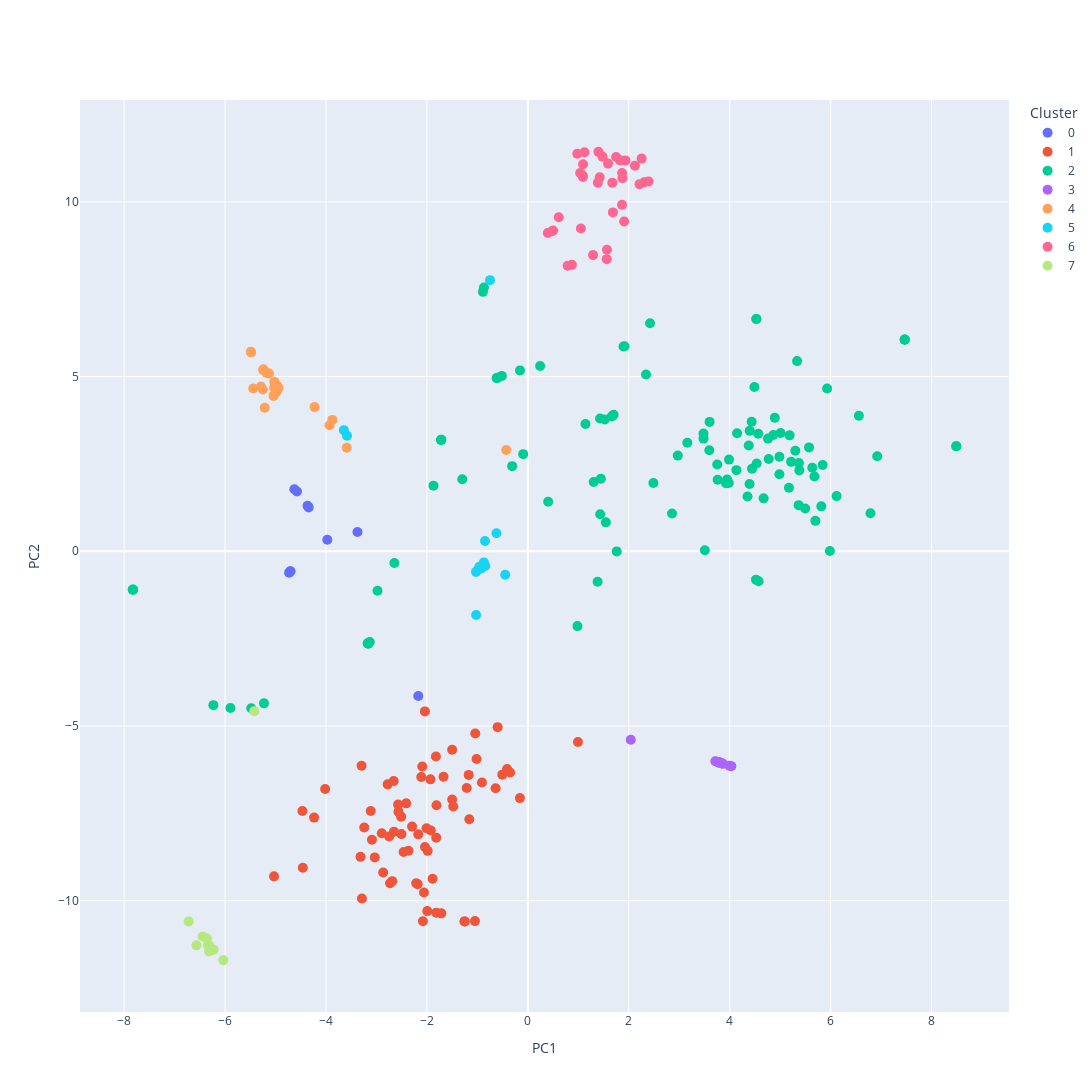

Source (notebook cell):
### Code cell
color_map = {i:px.colors.qualitative.Plotly[i] for i in range(10)}
lang = tsne_df_es['cluster'].map(color_map)

fig = go.Figure()

for cluster_value, cluster_color in color_map.items():
    cluster_data = tsne_df_es[tsne_df_es['cluster'] == cluster_value]
    fig.add_trace(go.Scatter(
        x=cluster_data['PC1'],
        y=cluster_data['PC2'],
        mode='markers',
        marker=dict(color=cluster_color, size=10),
        text=cluster_data['translation'],
        name=cluster_value,
    ))

fig.update_layout(
    autosize=False,
    width=1500,
    height=1500,
    legend=dict(title='Cluster'),
    xaxis_title='PC1',
    yaxis_title='PC2',
    hoverlabel=dict(font=dict(size=36))
)

fig.show()

### Figure 1 — Plotly figure (JSON) as saved in the notebook; plotly's stock layout.template omitted (floating-point values rounded to 4 significant figures)
{"data": [{"marker": {"color": "#636EFA", "size": 10}, "mode": "markers", "name": "0", "text": ["@bbsitaj we'll see on December<br>18 😉", "@hichemourad13 will it be that<br>this individual is still<br>thought the same?  Ecuador is<br>great 🇪🇨😉😉", "@charlywolfph naaaaa, it is<br>just an opinion that follows<br>from logic and common sense...<br>I am not interested in being a<br>DT although I thank you very<br>much... \"machine\" 👍🏼😏", "Hey man ,why did they<br>disqualify Ecuador? Were they<br>afraid, cowards? Perfectly,<br>you already know the truth 😉", "@qp11_00 Incredible video👍", "$$$$$$$$$$$$$$$$$$👎👎,<br>disaster, scammers!!!<br>$$$$$$$$$$", "@cruzfrancesco3  I happy<br>sembre strong Argentine<br>strength 🇦🇷😉👍🏻", "@ trick_pro_league 👍🏻", "@ amberpeeters97and Spain<br>doesn't even know how to play<br>😀", "I don't like this guy he's<br>very dismissive!!! 👎"], "type": "scatter", "x": [-4.714, -4.701, -3.376, -4.731, -4.575, -4.365, -3.974, -4.627, -2.171, -4.343], "y": [-0.5813, -0.5713, 0.5532, -0.6151, 1.712, 1.3, 0.3315, 1.776, -4.143, 1.256]}, {"marker": {"color": "#EF553B", "size": 10}, "mode": "markers", "name": "1", "text": ["How seductive the one in the<br>second photo 😂😂", "@magggitomcruz we are already<br>in the cup, it is called USA<br>🇺🇸 lmao p3nd3j0 😂😂", "That is, one cap penalty, the<br>other scores a goal and this<br>is the best of the game.<br>Yesterday Ferran scored 2<br>goals and made great plays and<br>the best was Gavi. 😂😂", "@daje_mitico 😂😂", "@lauhernandezchavez La<br>Payasada They found it<br>expensive 😂", "Poor guy 😂", "Ecuador made them dance,<br>humiliated them and supposedly<br>this was the best player 😂<br>after they cancel  a<br>legitimate goal, they also get<br>their hands on the best player<br>when everyone perfectly<br>realized that Ecuador<br>surpassed them, that they are<br>shameless", "Ronaldo", "A cockroach with a baygon<br>moves more😂", "@jomiguelrivera the goal of<br>the century we did it to<br>Italy😂", "What a good deal for our<br>selection 😂", "Shit", "@bertonrayhs_😂😂😂it's in<br>you🇦🇷🇦🇷", "Those from Saudi Arabia who<br>want to die were happy because<br>they won the first game, 😂😂😂<br>come on Argentina 🇦🇷🇦🇷", "@chucuzilla Vargentina's<br>greatest conquest against<br>Brazil ? 😂👌🏼 Pelé is greater<br>than the Vargentina 😂", "We re-sit it to the Polish😂", "@yer_gamboa leaving is leaving<br>haha ask Uruguay haha you<br>think they care to leave with<br>their faces held high haha<br>they left crying wanting to<br>hit the referees... Just like<br>everyone's aspirations haha<br>and if Japan is world champion<br>they will say the Ticos who<br>beat them😂😂😂", "11 goals were eaten, ⚽🥅 the<br>most scored in the World Cup<br>😂😂😂😂", "@el_pishuelo Uruguay does not<br>exist on the map which is<br>Uruguay?😂😂", "@lucaasperee Texas is worth to<br>us pura vrga We are one of the<br>countries with the most<br>territory in the world But<br>English is spoken in the<br>Falklands 😂😂😂😂", "@diegoo_menendezz there was no<br>error in the VAR, DO not CRY<br>TELL US😂😂😂😂", "@_ab_do_r.c.a Morocco out of<br>FIFA on day 6😂😂😂", "Hahahaha no desire to search<br>the search engine 😂", "The team that won x that<br>Portugal let itself be won did<br>the same in Spain😂", "golazo chihuahua dog😂😂 face<br>that iso haha", "@matt.changa plus penalty gave<br>uruWHY and the clowns leaving<br>the stadium hitting the<br>monitor of the VAR.<br>ELIMINATED😂😂😂😂😂", "@salvalopz4 look at the stars<br>that each shield has and then<br>tell me who is the child of<br>who 😂", "@_arabicqueen_ dream😂😂", "@eugenio_9892 😂😂😂Argentino ?<br>now I know why you are like<br>this but I don't speak badly<br>to people like you do I just<br>wish you good luck for the<br>rest", "@j_fonse10 😂😂😂yo también ati", "@abdan507___ 😂😂😂😂😂😂😂😂😂 lie!!!<br>But repeat it until you<br>believe it 😂😂😂", "@miguelz_cunha hahaha read<br>well before answering hahaha<br>before I want you to pass the<br>dances 😂😂 to see the package<br>dance 🕺🏻🇧🇷", "@vlz.matthew_ you're too young<br>next to Uruguay or the World<br>Cup qualifiers 😂", "And he's only 21 😢 I was at a<br>McDonald's when I was 21 😂", "@romanruizdiazok Argentines<br>are so excited😂", "@sofiaramosfleury now say it<br>without crying. IT WASN 'T<br>CRIMINAL😂😂😂😂😂😂", "@Abderazak_ot ok, the fact is<br>that the defeat was deserved,<br>but you are not joking, I<br>repeat that Morocco has<br>neither trophies nor history 😂", "@anthony_pv05 If you guys had<br>played England, it would be<br>50-0😂", "@_monniiiiiiiiii_ There is a<br>Moroccan proverb that says,<br>“Crying after the dead is a<br>loss.”😂", "@stuffbarbdoes lol zero 😂😂😂😂", "@diego_mendivels0 the only<br>Latino who did not speak<br>Spanish. That's why they're<br>not going to win the World Cup<br>😂🫣😅", "@vinicius_conrado12 bye bye<br>brazil😂😂😂😂😂😂😂😂😂😅", "@luizhenrique_147  that passed<br>Brazil eliminated 😂", "Croatia", "@lorran.fon 😢😢😢😢😢Sorry you<br>lost the game 😂😂😂😂😂😂😂😂", "They mufaron 😂", "@emiliojose_v save this<br>comment. Piece of so re te.<br>Seriously, your parents must<br>be brothers, but difficult to<br>be so Bob0😂", "That it wasn't that he was<br>going to win ?? Crying<br>Cristaldo😹😹", "@acdc.jpedro 😂😂😂😂😂", "@dansabras Brazil tell me what<br>it feels like to have your dad<br>at home 😂 🇦🇷🇦🇷🇦🇷", "@life_is_sedd how's that for<br>you? 😂", "I hope you support your own<br>worldcup 😂", "that they pass the mess in<br>Qatar 😂", "Peppy", "Ronaldo is always a genius!!<br>Ronaldo😂 is Argentine, he<br>belongs to everyone!!!", "@sofi_more.mv it's not my<br>country I'm Chilean, that's<br>because I want Argentina to<br>lose 😂", "@r_cotic27 Your Croatia<br>lifting surra 😂", "Go there 😂", "Hahahaha see you in 4 years<br>!!! 😂", "I didn't work I failed the<br>penalty thanks 😂😂", "@b.local 😂😂😂👏", "What happened is that the<br>phenomenon of now no longer<br>plays like before the cago😂😂😂😂", "@ swapichiMake me this one and<br>I'll believe you. 😂", "@ivanalvaradoq good thing that<br>with football he eats all of<br>Argentina, ah no, he doesn't 😂<br>pd: I'm not Spanish 😘", "Hahahaha and they were left<br>outsideaa😂😂", "First... he doesn't do so<br>well, second...Brasiiiiiilllll<br>😂😂😂🇦🇷🇦🇷🇦🇷🇦🇷🇦🇷", "Argentina vs all French<br>colonies and associates 😂", "How not to remember Zidane's<br>headbutt!!! 😂😂😂😂"], "type": "scatter", "x": [-2.651, -1.5, -0.5061, -1.253, -2.461, -2.184, -0.351, -2.079, -1.922, -2.511, -2.748, -1.714, -4.236, -1.016, -1.042, -2.505, -0.4113, -3.294, -2.092, -1.172, -2.565, -2.41, -2.171, -1.67, -1.16, -1.211, -1.499, -1.814, -0.157, -2.73, -3.089, -0.5986, -1.93, -5.03, -3.242, -3.113, -0.6388, -2.571, -1.477, -1.887, -2.04, -3.287, -2.038, -1.992, -4.459, -2.212, -0.909, -4.016, -1.253, -2.778, -2.866, -2.294, -1.815, -2.058, -1.822, -2.112, -2.365, -2.687, -3.315, -2.894, -1.048, -1.81, -3.033, 0.9931, -1.985, -4.467, -2.658, -2.007], "y": [-8.024, -5.681, -6.393, -10.59, -8.607, -9.527, -6.334, -10.59, -7.991, -7.595, -8.164, -10.36, -7.623, -5.946, -5.213, -8.095, -6.232, -6.139, -6.158, -6.4, -7.455, -7.215, -8.102, -6.455, -7.668, -6.776, -7.103, -10.34, -7.064, -9.503, -8.255, -5.034, -6.528, -9.304, -7.906, -7.433, -6.781, -7.25, -7.304, -9.372, -4.583, -9.939, -8.466, -10.3, -9.059, -9.502, -6.62, -6.802, -10.59, -6.67, -9.195, -7.88, -8.195, -9.766, -5.875, -6.461, -8.573, -9.441, -8.746, -8.068, -10.58, -7.269, -8.761, -5.458, -8.574, -7.433, -6.575, -7.927]}, {"marker": {"color": "#00CC96", "size": 10}, "mode": "markers", "name": "2", "text": ["We go with everything 🇨🇷♥️⚽️", "@carlos_arte24 I don't know<br>why but I love the jersey 🥶", "@alvarodnl If we don't watch<br>the World Cup, Qatar loses<br>money it won by letting people<br>die 🙃", "Ecuador", "Corruption", "@ikercasillasrules I don't see<br>where neuer appears in the<br>video 😮", "Change the flag, we are<br>Ecuador 🇪🇨☝🏻", "@jctorr130 1-1🤫🤫🤫🤫", "I need an ice Pepsi Blue 😋😋😋😋😋<br>fuck, maybe this year they<br>won't launch it??? 🤔🤔🤔", "Go Ecuador 🇪🇨❤️", "🤫 tranki just, it's not all<br>said yet", "Let's go Peru ❤️", "Let's go Ecuador ❤️❤️", "Come on Morocco ❤️", "the cucho is already old ☹☹", "But they didn't do anything<br>today…What a boring match 😒", "No one is going to comment on<br>the facade that the coach<br>distills from the selection?<br>🌚😈", "Eden ❤️", "Mechico 🤏🏼", "@jl5759600 sico towel 🤫🤐", "Vamooo Falcon 🦅 🇺🇾", "Hello Good evening is Portugal<br>⚽️👍🇵🇹", "@queenfir_ marocco ❤️❤️", "Ufff that Uruguayan ❤️", "@axl_slash3 I don't do arg. I<br>am. But we are talking about<br>Ecuador, right? The selection<br>today is 💙 Win or Die.", "@fifaworldcup 🇪🇨 played much<br>better 😎 he was canceled a<br>legitimate goal 😠 he should<br>have won the game 👏 but let's<br>go my 🇪🇨 Yes You Can and You<br>Can Always 💪", "For me it would also be like<br>seeing Santa Claus! We love<br>you Leo 🇦🇷⚽️💪🥰", "Write it down daddy .....Let's<br>go Ecuador 🇪🇨🥰❤️❤️", "@mindimalist here we are mana,<br>supporting them to the end ❤️", "Unfortunately I saw it 😔", "_Marocoo🇲🇦🫀_", "North Korean Won", "Goal of the Century 🇨🇷🫡", "\"Maurice I can no longer move<br>it move it\" ❌🦵😭", "@zeferinooo.ema more than<br>proud of my country... When<br>you know what a World Cup<br>weighs you can talk about<br>football ✌️🇺🇾", "From there he never washed his<br>hand aaa❤️🩹", "#YNWA we love you Captain ❤️", "Those who know know know,<br>carrying a little magic of the<br>Ronii phenomenon 💪💪😎", "Ecuador 🇪🇨 ❤️#win", "The goals he screamed and<br>cried the most are with<br>Argentina! I think it is the<br>dream of every Argentinian to<br>move their country forward,<br>and we are in very good<br>hands!! #afaseleccion<br>👏👏👏👏🔥🔥🔥🔥🙌 #messi 🙌👏👏👏👏🔥🔥🔥🔥🔥🔥🔥💪<br>🏼💪🏼💪🏼💪🏼💪🏼💪🏼💪🏼🇦🇷🇦🇷🇦🇷🇦🇷🇦🇷🇦🇷🇦🇷", "@luisitorres_ yes 🥵", "@sujo.beatz and we 25 titles 🏆<br>are the best selection🇦🇷", "Although the best goalscorer<br>hurts them✍️❤️", "🕸️🤟🏻🇦🇷 The spider that bites<br>@juliaanalvarez 🔥⚽💙", "equator: Witchcraft<br>🤬🤬🤬😨😨😓😥😥😭😭😭😭", "the biting spider🤘🏻🕷️", "That Japan, outside Germany ❤️", "@fabilleao shut your mouth<br>anda🤫🤫", "@ezebtm luck brother<br>albiceleste here we bank on<br>leo and riquelme!!!🙏🏼❤️let's<br>go Argentina! greetings and<br>successes from ❤️🇨🇷Pura Vida", "@lucaasperee you would already<br>like to be in Texas that from<br>echol Eats Super Good and<br>Earns a lot $$ $& I recommend<br>it and that you are in a<br>recession/ Inflation that %80<br>🥵", "@lucaasperee state narco<br>hahahahah You can see how<br>misinformed ... and Mexican<br>gastronomy does not envy the<br>Italian one at all so it is<br>considered one of the Best and<br>let alone Its landscapes and<br>Beautiful Beaches so it is in<br>the Top 3 of Touring Cars 😇😇😇<br>And thank God I live in Texas<br>My company generates very well<br>$ $$$$ and I spend my time<br>traveling through Mexico and<br>wherever I want thanks to God<br>🙏🏾", "and they will be the last,<br>against Morocco Spain will go<br>home, bye bye 🛫🛫🛫", "@hugoalejandrobm you had to be<br>Mexican HAHA, only Mexico and<br>Chile supported Poland🤣🤫.", "I don't see any Argentines 🙄", "Pride?🏳️🌈?", "Boee so the World Cup is not<br>over yet, see if there is<br>another better goal, let's<br>hope it ends first 🤙", "@tacianebarros_ Vamos<br>Argentina Viva Diego<br>🇦🇷🇦🇷🇦🇷🇦🇷💙💙🏆", "@chevy_laffitte 🤣🤣this is how<br>they learn what it means to be<br>robbed this way", "come on guys we have to<br>continue trusting in every<br>game we play and not trust the<br>opponent, we have to trust our<br>squad and dt💙", "Largest", "FIFA give me football back!!🙏", "No other crowd is the same.<br>The best in the world that I'm<br>proud to have been born in<br>Argentina ❤️🇦🇷🇦🇷", "Aguante Argentima !!!!! Vamos<br>carajp❤️❤️", "⚽️⚽️⚽️To stay informed about<br>the latest football news in<br>Spanish you can follow us,<br>daily football content.🔴🔴", "Argentina", "Beautiful performance you<br>really are amazing JK 💜💜💜", "Brazil is going to win the<br>Cathar scribe today, their<br>friend and colleague Yoangela<br>Arminda Gonzalez tells them<br>today 12/08/2022🇻🇪💚💚💚💚💚 from<br>Venezuela🔥🔥🔥🔥🙌🙌🙌,🇧🇷🇧🇷🇧🇷🇧🇷🇧🇷🇧🇷", "@memphisdepay Argentina 5<br>Netherlands 1 😎", "Maroc❤️", "@carolinacbarbos Bonus🇲🇦👊", "Everything already makes sense<br>🤷♂️🤣", "England falls to pieces🥱, the<br>Falklands are Argentine salami", "Ronaldo❤️❤️❤️", "@bcaudana22 I wait until the<br>World Cups of all the teams of<br>the American continent are<br>equal to or less than the<br>titles of Brazil 🫡", "@jonathannardi_ the cold chest<br>🥶 is coming soon", "Nanicos⭐⭐🤏", "Package 🥵", "The best , the  highest<br>representative of🇵🇹 and this<br>coach clinging to leave him on<br>the bench Mr. Santos !<br>He@wants  to play not only<br>watching from the bench ,...<br>He is not worth doing that to<br>him 😡😡😡 and in his own country<br>😡", "@keylor_ch29 refers to the<br>valley IDV team 🤦", "MESSI's favorite dessert<br>🔟🇦🇷🇦🇷🇦🇷🇦🇷🇦🇷🇦🇷🇦🇷", "i 🤏🤏🤏🤏🤏 didn't want to lose<br>the level..", "Ronaldo", "@ybjinn_ The best in the world<br>🇦🇷❤️", "Argentina 🇦🇷🏆🇦🇷❤️", "It's all cooked up , Messi<br>last world champion 🤑🤫", "You're great 🇦🇷❤️", "@lovely_angel_kh I don't<br>understand you but de chilll🤙", "🇦🇷♥️❤️To the airport, Modric.", "@ortubiaalexis being<br>Argentinian? Na, I doubt it...<br>Tattoo artist 🤙🏽🤙🏽", "#vamosargentina #todosjuntos<br>🌎🇦🇷🏆🙏👏", "Come on Uruguay bro!!!!❤️❤️", "Q will Qtar with so many<br>stadiums after the World Cup?<br>🤔", "Pele 3 Mundial Argentina 2 🤣🤣🤣", "Hahahaha... what you say is<br>called fanaticism, but in the<br>end, there is no worse blind<br>person than the one who does<br>not want to see. So God bless<br>you and love and peace ✌🏼", "Pure trunks defending and<br>another good coconut🤷🏽♂️.", "@julietacontento ARE YOU AT<br>HOME NOW 🤔", "Poetry in photos, poetry in<br>motion🇦🇷🥂", "Please intercede so that the<br>Iranian player is not<br>executed. \"🙏🙏🙏🙏🙏", "how big is Lukita 🇭🇷❤", "❤️ that good steam it frncia", "What a horrible day 😞", "@_official__Alejandro who is<br>the best, keep celebrating<br>ahead of time 🤫", "Meastro 🙏❤️", "Argentina ❤️❤️❤️❤️", "@soroor96  Here we are all on<br>the street singing that song<br>❤️❤️", "@laparra_1 👀", "Julian & Enzo 🇦🇷💙", "@emiliojose_v Ecuadorian<br>resentful, Argentina world 🇦🇷<br>champion🏆. Messi is the best<br>player in the world and in<br>history. Now you can cry<br>quietly"], "type": "scatter", "x": [1.7, 3.761, 2.487, 4.893, 1.916, 4.528, 4.146, 5.496, 2.858, 5.008, 3.982, 4.985, 5.217, 5.38, 1.546, -6.231, 1.305, 5.174, 6.119, 2.421, 6.923, 1.431, 5.637, 5.3, -0.6067, -0.3103, 1.524, 4.396, 4.133, -5.228, 5.842, 4.529, 4.758, 1.761, 3.48, 3.753, 4.443, -0.09188, 4.864, -0.8904, 5.698, -1.718, 5.931, 1.142, -5.48, 1.446, 4.773, 4.672, -3.133, 3.16, -2.644, 6.56, -7.83, 2.342, 1.434, 7.468, -0.1562, -7.819, -0.6175, 5.366, -3.169, 3.602, 4.534, 1.664, 0.2439, 0.4029, -0.8696, -2.979, 5.68, 5.335, 4.521, 3.596, 5.371, 3.481, 3.927, 6.789, 5.816, 0.9829, 1.383, 4.49, 4.353, 3.507, 4.435, -1.715, 1.895, 4.565, 7.469, 5.187, 7.468, -1.299, 4.985, 8.49, -7.826, 2.971, 4.573, 8.49, -1.87, -3.161, 4.378, 4.394, -5.894, 3.948, -3.174, 5.572, 3.987, 5.986, -0.5149, -1.717], "y": [3.908, 2.045, 1.955, 3.821, 5.87, 6.647, 3.38, 1.222, 1.08, 3.387, 1.957, 2.204, 2.56, 2.315, 0.8283, -4.404, 1.984, 1.819, 1.579, 6.529, 2.721, 3.8, 2.391, 2.88, 4.964, 2.437, 3.773, 3.451, 2.323, -4.352, 2.47, 6.647, 3.225, -0.00341, 3.372, 2.485, 2.365, 2.78, 3.328, 7.425, 0.8709, 3.185, 4.659, 3.645, -4.49, 2.075, 2.641, 1.515, -2.596, 3.105, -0.3341, 3.878, -1.1, 5.059, 1.062, 6.06, 5.177, -1.099, 4.956, 1.321, -2.641, 3.704, 2.514, 3.862, 5.304, 1.418, 7.548, -1.132, 2.14, 5.444, -0.8113, 2.89, 2.528, 3.225, 1.946, 1.089, 1.286, -2.142, -0.8699, 4.704, 1.57, 0.03056, 3.705, 3.189, 5.86, 3.366, 6.056, 3.319, 6.059, 2.062, 2.708, 3.009, -1.094, 2.739, -0.8585, 3.006, 1.879, -2.645, 3.029, 1.926, -4.486, 2.051, -2.631, 2.974, 2.624, 0.007907, 5.02, 3.19]}, {"marker": {"color": "#AB63FA", "size": 10}, "mode": "markers", "name": "3", "text": ["Proudly Ecuadorian 😍", "❤️❤️❤️❤️❤️❤️ Ecuadorians 😍😍😍😍😍", "@btito_.avak best goalkeeper<br>in the world, proceeds to lose<br>7 to 0😍😍😍", "Eden hazard comes back😍😍😍", "love banget idola saya<br>portugal - Cristiano ronaldo.😍", "I've always liked ghana<br>uniforms😍", "Love the French T-shirt 😍😍😍<br>🇺🇾🇨🇵", "Lol Casillas!!! 😍😍", "THANK YOU", "@sebassss_07 our goal is to<br>win the World Cup, not to<br>participate 😘", "Ronaldo"], "type": "scatter", "x": [3.837, 3.799, 3.715, 3.837, 3.786, 3.788, 3.765, 3.866, 4.032, 2.04, 3.997], "y": [-6.063, -6.041, -6.011, -6.065, -6.053, -6.046, -6.029, -6.084, -6.149, -5.392, -6.135]}, {"marker": {"color": "#FFA15A", "size": 10}, "mode": "markers", "name": "4", "text": ["👏👏we go with everything,<br>strong", "Congratulations to Ecuador for<br>beating the slavers 👏🏼👏🏼", "15 Worldwide 👏👏👏", "The best ever", "👏👏Let's go ticos who, if<br>possible , resort when they<br>left the death group in 2014<br>when they were all presumed<br>dead and the dead turned out<br>to be others . Come on guys,<br>even though my team is USA,<br>they won my heart in that 2014<br>World Cup. Otherwise, it is my<br>USA, you are for me . ❤️", "Ecuador present 🇪🇨👏👏", "Maradona helping Messi to win<br>❤️👏👏👏", "The best in the world,", "Best of Portugal 👏👏", "Mexican Pride ❤️👏🏻🇲🇽", "Better that they publish the<br>moments of nullified goals 👏👏", "@caro2653 👏👏👏", "A great my uncle RIL O 👏👏👏<br>@dorian_ybaceta<br>@lopezillo.public<br>@hugo_charcape03 @henrykux03", "Thank you for everything<br>Cristiano Ronaldo! The best<br>player and athlete in the<br>history of mankind! 👏🏼👏🏼💪🏻💪🏻", "The best midfielder 👏🏻", "Double breast 😂👏", "@maxirodriguez11oficial<br>genius!!! 👏👏👏👏💙🤍💙", "@__mati_15agree. It's reality.<br>The Concacaf soccer school is<br>changing. What is not worth it<br>is that players who have never<br>played in Concacaf invent. I<br>would like to see any comebol<br>selection against Curacao,<br>Jamaica even Mexico but um<br>Mexico with its own school not<br>comebol 👏", "@hassan.ahmed.07 and of them<br>how many penalties?? that have<br>not even been fouls to him.👏👏", "Argentina 🇦🇷 Leo 👏👏👏👏", "Palestinian Authority of the<br>West Bank and Gaza Strip"], "type": "scatter", "x": [-5.027, -5.244, -5.038, -4.971, -5.484, -5.251, -5.238, -3.929, -4.98, -5.291, -5.13, -5.213, -5.022, -0.4271, -4.94, -3.589, -4.226, -5.488, -5.177, -5.442, -3.874], "y": [4.684, 5.187, 4.448, 4.745, 5.693, 4.63, 5.209, 3.607, 4.564, 4.714, 5.087, 4.11, 4.848, 2.901, 4.677, 2.965, 4.127, 5.711, 5.107, 4.661, 3.76]}, {"marker": {"color": "#19D3F3", "size": 10}, "mode": "markers", "name": "5", "text": ["Congratulations Ecuador! 🙌", "Ecuador", "let's go to Spain", "@ letigallo my respect for<br>women everywhere🙌 💕", "ECUADOR IN DA HOUSE<br>🔥🔥🔥🔥🔥🔥🇪🇨🇪🇨🇪🇨🇪🇨🇪🇨🇪🇨🇪🇨🙌🙌🙌🙌🙌🙌🙌🙌<br>#ecuadorarrechohp", "@andamente huge 🙌🏼", "Argentina", "Plastic", "Great mathematician.🙌🏽👏🏽", "This cup is yours Leo 🇦🇷🙌", "Who would say that the same<br>defender would be part of the<br>coaching staff that would<br>leave them out 24 years later<br>🙌", "How to planio😂🙌", "@lovely_angel_kh I don't get<br>you but, ok🙌", "The best player in the world 🌎<br>is called Messi ❤️🙌"], "type": "scatter", "x": [-0.9591, -3.646, -0.9493, -0.8489, -0.7494, -1.027, -0.4487, -0.9798, -3.583, -0.8436, -0.8706, -1.024, -0.9227, -0.6221], "y": [-0.4421, 3.467, -0.4843, 0.2943, 7.76, -0.5893, -0.6713, -0.5128, 3.307, -0.4212, -0.3176, -1.824, -0.4903, 0.5176]}, {"marker": {"color": "#FF6692", "size": 10}, "mode": "markers", "name": "6", "text": ["With all Maes 🔥🇨🇷", "Ronaldo", "The Master Magician!🔥🔥🤍👏🏻⚡", "We love you @yosoy8a 🇲🇽🔥", "Ta Ta Spain", "Life changes when it starts<br>focusing on you🎶🔥", "@sandra_cariel came 100%<br>éliminer 🔥🔥", "@hoonjy you, if those shots<br>didn't boil stuck on the stick<br>uffff🔥", "Seraaa breaking the curse🔥🔥🔥", "Valencia", "All my faith for Argentina 🔥", "@borenia grs!!! 🔥🙌❤️ football<br>is football", "@pablogavi good luck🔥", "@deyaneira_ae que habilitacion<br>se mando valencia en el 2do<br>gol de Senegal🙌🔥🔥", "MESSIAS 🇦🇷🇦🇷🇦🇷🇦🇷🇦🇷🇦🇷 Vamos<br>Selección is back 🔥🔥🔥", "Ronaldo", "Aidouni🔥❤️", "@hilla_loaiza what level 🔥🔥🔥", "That I support this<br>gentleman's🔥", "Argentina", "Threesomes are always good bro<br>🔥😉", "@marqu3si yo bro chill 👏🔥", "The best in the world!<br>❤️🔥❤️🔥", "", "Goncalo Ramos 🔥🔥👏👏", "ComOn argentina..you can do it<br>🔥❤️🔥", "Let's go Argentina.", "It was an exquisite match 🔥", "Gano Argentina 🔥🔥🔥❤️❤️❤️", "Mexico", "Argentina is going for the<br>third World Cup 🙌🔥", "Argentina, Alvares🔥", "🔥Argentina.  3 🔥  France  1🔥", "Argentina 😍❤️🔥🔥", "Roberto"], "type": "scatter", "x": [1.589, 0.4997, 1.292, 1.933, 1.874, 1.563, 1.094, 0.9802, 1.479, 2.213, 1.424, 0.3962, 2.255, 0.612, 1.122, 2.392, 1.868, 2.122, 1.749, 1.908, 1.568, 0.8743, 1.399, 1.867, 0.7887, 1.037, 1.675, 1.827, 1.092, 1.052, 0.4858, 1.388, 1.083, 1.686, 2.306], "y": [11.1, 9.18, 8.477, 11.19, 10.68, 8.361, 11.08, 11.38, 11.3, 10.51, 10.7, 9.109, 11.24, 9.562, 11.42, 10.59, 10.83, 11.03, 11.29, 9.44, 8.63, 8.203, 11.43, 9.92, 8.172, 10.83, 10.55, 11.19, 10.72, 9.241, 9.163, 10.55, 10.76, 9.7, 10.56]}, {"marker": {"color": "#B6E880", "size": 10}, "mode": "markers", "name": "7", "text": ["Our last match in a World Cup<br>🇨🇴😢", "How my niggers cool 😢", "@fifaworldcup Ecuador deserved<br>the pass 😢", "Glad you're 😭😭😭", "It still hurts😢", "and mech?😢", "@guiguelpaulo 😢", "You Deserved to Win Japan 😢", "Neymar Da Silva Santos Junior<br>😢", "@mdsojid364 cries Brazilian 😢", "Cryboxes😢", "I never thought that a World<br>Cup from which so many people<br>expected to see quality is<br>being so manipulated and fixed<br>as it is, we wanted to see<br>transparency with good players<br>leaving everything on the<br>court but in the end we have<br>only seen fraud,lies and<br>cheating with most of the<br>teams that have come out, even<br>the referees seem bought<br>because they have taken non-<br>existent penalties to favor<br>the teams they wanted to see<br>in the final, WHAT A SADNESS<br>IT IS WORLD CUP QATAR 2022😢😢😢.", "The final is played by 2<br>teams......what a great<br>disappointment this World Cup<br>😢"], "type": "scatter", "x": [-6.361, -6.325, -6.335, -5.42, -6.226, -6.315, -6.034, -6.308, -6.566, -6.3, -6.305, -6.721, -6.445], "y": [-11.07, -11.3, -11.27, -4.576, -11.41, -11.45, -11.7, -11.29, -11.28, -11.36, -11.35, -10.59, -11.03]}, {"marker": {"color": "#FF97FF", "size": 10}, "mode": "markers", "name": "8", "text": [], "type": "scatter", "x": [], "y": []}, {"marker": {"color": "#FECB52", "size": 10}, "mode": "markers", "name": "9", "text": [], "type": "scatter", "x": [], "y": []}], "layout": {"autosize": false, "height": 1500, "hoverlabel": {"font": {"size": 36}}, "legend": {"title": {"text": "Cluster"}}, "width": 1500, "xaxis": {"title": {"text": "PC1"}}, "yaxis": {"title": {"text": "PC2"}}}}
